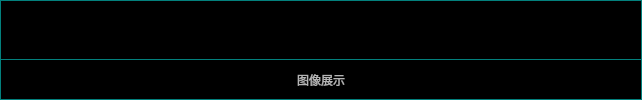
                <widget class="QWidget" name="widget_4" native="true">
                 <property name="styleSheet">
                  <string notr="true">background-color: rgb(3, 128, 125);</string>
                 </property>
                 <layout class="QVBoxLayout" name="verticalLayout_4">
                  <property name="spacing">
                   <number>1</number>
                  </property>
                  <property name="leftMargin">
                   <number>1</number>
                  </property>
                  <property name="topMargin">
                   <number>1</number>
                  </property>
                  <property name="rightMargin">
                   <number>1</number>
                  </property>
                  <property name="bottomMargin">
                   <number>1</number>
                  </property>
                  <item>
                   <layout class="QVBoxLayout" name="verticalLayout_3" stretch="1,7">
                    <property name="spacing">
                     <number>1</number>
                    </property>
                    <item>
                     <widget class="QWidget" name="widget_7" native="true">
                      <property name="styleSheet">
                       <string notr="true">background-color: rgb(0, 0, 0);</string>
                      </property>
                      <layout class="QHBoxLayout" name="horizontalLayout_12">
                       <item>
                        <layout class="QHBoxLayout" name="horizontalLayout_11">
                         <item>
                          <spacer name="horizontalSpacer_5">
                           <property name="orientation">
                            <enum>Qt::Horizontal</enum>
                           </property>
                           <property name="sizeHint" stdset="0">
                            <size>
                             <width>40</width>
                             <height>20</height>
                            </size>
                           </property>
                          </spacer>
                         </item>
                         <item>
                          <widget class="QPushButton" name="btn_img_1">
                           <property name="minimumSize">
                            <size>
                             <width>150</width>
                             <height>40</height>
                            </size>
                           </property>
                           <property name="styleSheet">
                            <string notr="true">QPushButton{
	background-color: rgba(255, 170, 0,0);
border-radius:3px;
border-radius:3px;
	font: 9pt &quot;等线&quot;;
color: rgb(255, 255, 255);}

QPushButton:hover{
	background-color: rgba(255, 170, 0,0);
border-radius:3px;
border-radius:3px;
font: 9pt &quot;等线&quot;;
padding-left:3px;
padding-top:3px;
color: rgb(255, 255, 255);}
</string>
                           </property>
                           <property name="text">
                            <string/>
                           </property>
                           <property name="icon">
                            <iconset resource="image/image.qrc">
                             <normaloff>:/icon/btn3.gif</normaloff>:/icon/btn3.gif</iconset>
                           </property>
                           <property name="iconSize">
                            <size>
                             <width>140</width>
                             <height>40</height>
                            </size>
                           </property>
                          </widget>
                         </item>
                         <item>
                          <spacer name="horizontalSpacer_6">
                           <property name="orientation">
                            <enum>Qt::Horizontal</enum>
                           </property>
                           <property name="sizeHint" stdset="0">
                            <size>
                             <width>40</width>
                             <height>20</height>
                            </size>
                           </property>
                          </spacer>
                         </item>
                         <item>
                          <widget class="QPushButton" name="btn_load_1">
                           <property name="minimumSize">
                            <size>
                             <width>150</width>
                             <height>40</height>
                            </size>
                           </property>
                           <property name="styleSheet">
                            <string notr="true">QPushButton{
	background-color: rgba(255, 170, 0,0);
border-radius:3px;
border-radius:3px;
	font: 9pt &quot;等线&quot;;
color: rgb(255, 255, 255);}

QPushButton:hover{
	background-color: rgba(255, 170, 0,0);
border-radius:3px;
border-radius:3px;
font: 9pt &quot;等线&quot;;
padding-left:3px;
padding-top:3px;
color: rgb(255, 255, 255);}
</string>
                           </property>
                           <property name="text">
                            <string/>
                           </property>
                           <property name="icon">
                            <iconset resource="image/image.qrc">
                             <normaloff>:/icon/btn4.gif</normaloff>:/icon/btn4.gif</iconset>
                           </property>
                           <property name="iconSize">
                            <size>
                             <width>150</width>
                             <height>40</height>
                            </size>
                           </property>
                          </widget>
                         </item>
                         <item>
                          <spacer name="horizontalSpacer_7">
                           <property name="orientation">
                            <enum>Qt::Horizontal</enum>
                           </property>
                           <property name="sizeHint" stdset="0">
                            <size>
                             <width>40</width>
                             <height>20</height>
                            </size>
                           </property>
                          </spacer>
                         </item>
                         <item>
                          <widget class="QPushButton" name="btn_predict_1">
                           <property name="minimumSize">
                            <size>
                             <width>150</width>
                             <height>40</height>
                            </size>
                           </property>
                           <property name="styleSheet">
                            <string notr="true">QPushButton{
	background-color: rgba(255, 170, 0,0);
border-radius:3px;
border-radius:3px;
	font: 9pt &quot;等线&quot;;
color: rgb(255, 255, 255);}

QPushButton:hover{
	background-color: rgba(255, 170, 0,0);
border-radius:3px;
border-radius:3px;
font: 9pt &quot;等线&quot;;
padding-left:3px;
padding-top:3px;
color: rgb(255, 255, 255);}
</string>
                           </property>
                           <property name="text">
                            <string/>
                           </property>
                           <property name="icon">
                            <iconset resource="image/image.qrc">
                             <normaloff>:/icon/btn5.gif</normaloff>:/icon/btn5.gif</iconset>
                           </property>
                           <property name="iconSize">
                            <size>
                             <width>150</width>
                             <height>40</height>
                            </size>
                           </property>
                          </widget>
                         </item>
                         <item>
                          <spacer name="horizontalSpacer_8">
                           <property name="orientation">
                            <enum>Qt::Horizontal</enum>
                           </property>
                           <property name="sizeHint" stdset="0">
                            <size>
                             <width>40</width>
                             <height>20</height>
                            </size>
                           </property>
                          </spacer>
                         </item>
                        </layout>
                       </item>
                      </layout>
                     </widget>
                    </item>
                    <item>
                     <widget class="QWidget" name="widget_8" native="true">
                      <property name="styleSheet">
                       <string notr="true">background-color: rgb(0, 0, 0);</string>
                      </property>
                      <layout class="QHBoxLayout" name="horizontalLayout_22">
                       <item>
                        <widget class="QLabel" name="label_image_1">
                         <property name="styleSheet">
                          <string notr="true">color: rgb(180, 180, 180);</string>
                         </property>
                         <property name="text">
                          <string>图像展示</string>
                         </property>
                         <property name="scaledContents">
                          <bool>true</bool>
                         </property>
                         <property name="alignment">
                          <set>Qt::AlignCenter</set>
                         </property>
                        </widget>
                       </item>
                      </layout>
                     </widget>
                    </item>
                   </layout>
                  </item>
                 </layout>
                </widget>
